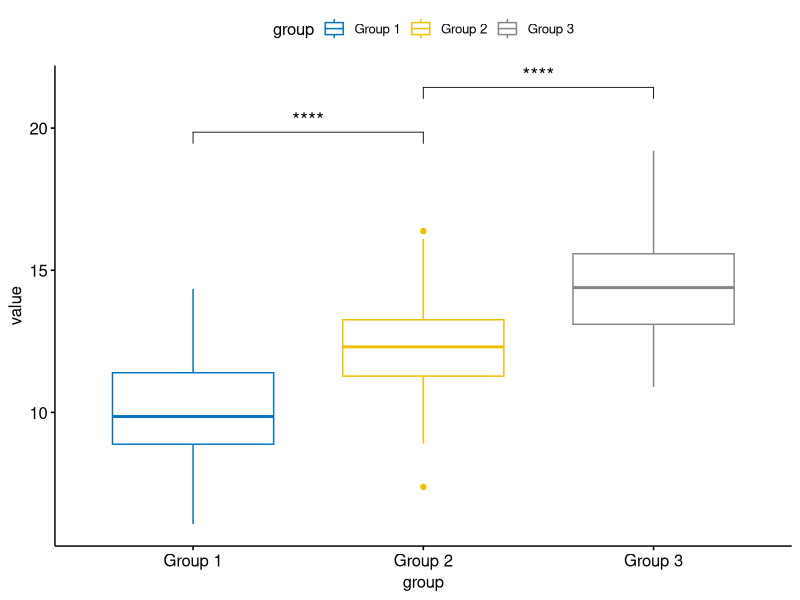

Reproduce this figure in R.
# Load the required libraries
library(ggplot2)
library(tidyverse)
library(rstatix)
library(ggpubr)

# Create a sample dataset
set.seed(123)
group1 <- rnorm(50, 10, 2)
group2 <- rnorm(50, 12, 2)
group3 <- rnorm(50, 15, 2)
data <- data.frame(value = c(group1, group2, group3),
                   group = rep(c("Group 1", "Group 2", "Group 3"), each = 50))

# Perform one-way ANOVA
model <- aov(value ~ group, data = data)
summary(model)

# Perform pairwise t-tests with Benjamini-Hochberg correction
pwc <- pairwise_t_test(data, value ~ group, p.adjust.method = "BH")

# Create a boxplot with significance symbols
p <- ggboxplot(data, x = "group", y = "value", color = "group", palette = "jco") + 
  stat_compare_means(comparisons = list(c("Group 1", "Group 2"), c("Group 2", "Group 3")),
                     method = "t.test", p.adjust.method = "BH", label = "p.signif",
                     symbol = "p", size = 5)
p

